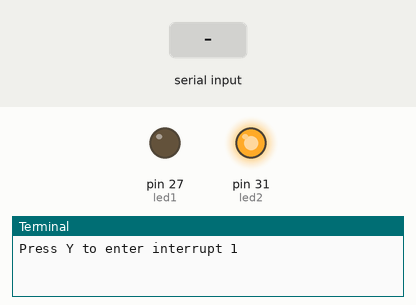
Bench run of a program on a simulated Raspberry Pi (header pin numbers). Parts: output pins drawn as LEDs (lit = HIGH), the last lines printed to the terminal. The inputs (shaded band) are chosen by the test bench.

Above: at 1.2 s.
1.3 s: "Y" typed at the terminal, then Enter
At 2.1 s:
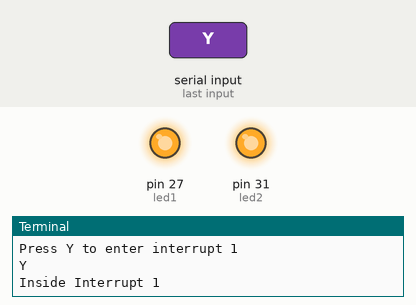
3.8 s: "Y" typed at the terminal, then Enter
At 4.4 s:
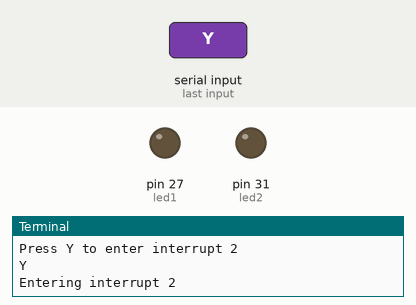
Timing chart, 0 to 6.8 s (numbered marks = the images above; inputs shaded):
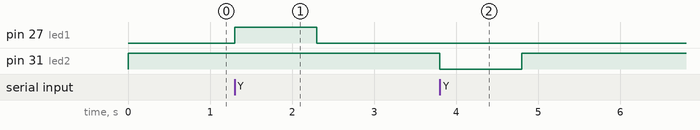

Measured:
- after the input at 1.3 s, pin 27 (led1): LOW → HIGH at once, → LOW 1.0 s later
- after the input at 3.8 s, pin 31 (led2): HIGH → LOW at once, → HIGH 1.0 s later

The program:

switch_on_led_to_interrupts.py
```python
import RPi.GPIO as GPIO
import time
led1=27
led2=31
input1=29
input2=33
GPIO.setmode(GPIO.BOARD)
GPIO.setup(led1,GPIO.OUT)
GPIO.setup(led2,GPIO.OUT)
GPIO.setup(input1,GPIO.IN)
GPIO.setup(input2,GPIO.IN)
pos_edge=0
neg_edge=0
GPIO.output(led2,GPIO.HIGH)
def INTL2H():
    print("Inside Interrupt 1")
    global pos_edge
    GPIO.output(led1,GPIO.HIGH)
    pos_edge+=1
    time.sleep(1)
    GPIO.output(led1,GPIO.LOW)
    print("Number of positive edges",pos_edge)
    print("Existing interrupt 1....")
    time.sleep(1)
def INTH2L():
    print("Entering interrupt 2")
    global neg_edge
    GPIO.output(led2,GPIO.LOW)
    neg_edge=+1
    time.sleep(1)
    GPIO.output(led2,GPIO.HIGH)
    print("Number of negative edges",neg_edge)
    print("Existing interrupt 2....")
    time.sleep(1)
while True:
    if input("Press Y to enter interrupt 1")=="Y":
        INTL2H()
    if input("Press Y to enter interrupt 2")=="Y":
        INTH2L()
    if input("Press Y to exit")=="Y":
        break
```
